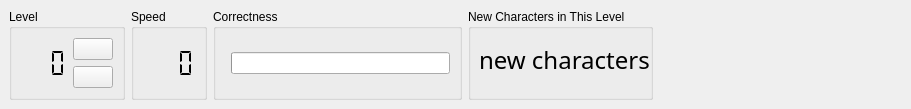
<ui version="4.0" >
 <class>KTouchStatusWidget</class>
 <widget class="QWidget" name="KTouchStatusWidget" >
  <property name="geometry" >
   <rect>
    <x>0</x>
    <y>0</y>
    <width>911</width>
    <height>103</height>
   </rect>
  </property>
  <property name="sizePolicy" >
   <sizepolicy>
    <hsizetype>5</hsizetype>
    <vsizetype>0</vsizetype>
    <horstretch>0</horstretch>
    <verstretch>0</verstretch>
   </sizepolicy>
  </property>
  <layout class="QHBoxLayout" >
   <property name="margin" >
    <number>9</number>
   </property>
   <property name="spacing" >
    <number>6</number>
   </property>
   <item>
    <widget class="QGroupBox" name="GroupBox1" >
     <property name="title" >
      <string>Level</string>
     </property>
     <layout class="QHBoxLayout" >
      <property name="margin" >
       <number>9</number>
      </property>
      <property name="spacing" >
       <number>6</number>
      </property>
      <item>
       <widget class="QLCDNumber" name="levelLCD" >
        <property name="sizePolicy" >
         <sizepolicy>
          <hsizetype>5</hsizetype>
          <vsizetype>5</vsizetype>
          <horstretch>0</horstretch>
          <verstretch>0</verstretch>
         </sizepolicy>
        </property>
        <property name="toolTip" >
         <string>Current level</string>
        </property>
        <property name="whatsThis" >
         <string>This shows which level you are at.</string>
        </property>
        <property name="frameShape" >
         <enum>QFrame::NoFrame</enum>
        </property>
        <property name="numDigits" >
         <number>3</number>
        </property>
        <property name="mode" >
         <enum>QLCDNumber::Dec</enum>
        </property>
        <property name="segmentStyle" >
         <enum>QLCDNumber::Flat</enum>
        </property>
       </widget>
      </item>
      <item>
       <layout class="QVBoxLayout" >
        <property name="margin" >
         <number>0</number>
        </property>
        <property name="spacing" >
         <number>6</number>
        </property>
        <item>
         <widget class="KArrowButton" name="levelUpBtn" >
          <property name="focusPolicy" >
           <enum>Qt::NoFocus</enum>
          </property>
         </widget>
        </item>
        <item>
         <widget class="KArrowButton" name="levelDownBtn" >
          <property name="focusPolicy" >
           <enum>Qt::NoFocus</enum>
          </property>
          <property name="arrowType" stdset="0" >
           <number>2</number>
          </property>
         </widget>
        </item>
       </layout>
      </item>
     </layout>
    </widget>
   </item>
   <item>
    <widget class="QGroupBox" name="GroupBox11" >
     <property name="title" >
      <string>Speed</string>
     </property>
     <layout class="QHBoxLayout" >
      <property name="margin" >
       <number>9</number>
      </property>
      <property name="spacing" >
       <number>6</number>
      </property>
      <item>
       <layout class="QVBoxLayout" >
        <property name="margin" >
         <number>0</number>
        </property>
        <property name="spacing" >
         <number>6</number>
        </property>
        <item>
         <widget class="KLed" name="speedLedGreen" >
          <property name="sizePolicy" >
           <sizepolicy>
            <hsizetype>0</hsizetype>
            <vsizetype>0</vsizetype>
            <horstretch>0</horstretch>
            <verstretch>0</verstretch>
           </sizepolicy>
          </property>
          <property name="state" >
           <enum>KLed::Off</enum>
          </property>
          <property name="shape" >
           <enum>KLed::Circular</enum>
          </property>
         </widget>
        </item>
        <item>
         <widget class="KLed" name="speedLedRed" >
          <property name="sizePolicy" >
           <sizepolicy>
            <hsizetype>0</hsizetype>
            <vsizetype>0</vsizetype>
            <horstretch>0</horstretch>
            <verstretch>0</verstretch>
           </sizepolicy>
          </property>
          <property name="state" >
           <enum>KLed::Off</enum>
          </property>
          <property name="color" >
           <color>
            <red>255</red>
            <green>0</green>
            <blue>0</blue>
           </color>
          </property>
         </widget>
        </item>
       </layout>
      </item>
      <item>
       <widget class="QLCDNumber" name="speedLCD" >
        <property name="sizePolicy" >
         <sizepolicy>
          <hsizetype>5</hsizetype>
          <vsizetype>5</vsizetype>
          <horstretch>0</horstretch>
          <verstretch>0</verstretch>
         </sizepolicy>
        </property>
        <property name="toolTip" >
         <string>Characters/Minute</string>
        </property>
        <property name="whatsThis" >
         <string>This shows how fast you are typing. It measures the typing speed in characters per minute.</string>
        </property>
        <property name="frameShape" >
         <enum>QFrame::NoFrame</enum>
        </property>
        <property name="numDigits" >
         <number>3</number>
        </property>
        <property name="segmentStyle" >
         <enum>QLCDNumber::Flat</enum>
        </property>
       </widget>
      </item>
     </layout>
    </widget>
   </item>
   <item>
    <widget class="QGroupBox" name="GroupBox12" >
     <property name="title" >
      <string>Correctness</string>
     </property>
     <layout class="QHBoxLayout" >
      <property name="margin" >
       <number>9</number>
      </property>
      <property name="spacing" >
       <number>6</number>
      </property>
      <item>
       <layout class="QVBoxLayout" >
        <property name="margin" >
         <number>0</number>
        </property>
        <property name="spacing" >
         <number>6</number>
        </property>
        <item>
         <widget class="KLed" name="correctnessLedGreen" >
          <property name="sizePolicy" >
           <sizepolicy>
            <hsizetype>0</hsizetype>
            <vsizetype>0</vsizetype>
            <horstretch>0</horstretch>
            <verstretch>0</verstretch>
           </sizepolicy>
          </property>
          <property name="state" >
           <enum>KLed::Off</enum>
          </property>
         </widget>
        </item>
        <item>
         <widget class="KLed" name="correctnessLedRed" >
          <property name="sizePolicy" >
           <sizepolicy>
            <hsizetype>0</hsizetype>
            <vsizetype>0</vsizetype>
            <horstretch>0</horstretch>
            <verstretch>0</verstretch>
           </sizepolicy>
          </property>
          <property name="state" >
           <enum>KLed::Off</enum>
          </property>
          <property name="color" >
           <color>
            <red>255</red>
            <green>0</green>
            <blue>0</blue>
           </color>
          </property>
         </widget>
        </item>
       </layout>
      </item>
      <item>
       <widget class="QProgressBar" name="correctnessBar" >
        <property name="sizePolicy" >
         <sizepolicy>
          <hsizetype>7</hsizetype>
          <vsizetype>0</vsizetype>
          <horstretch>0</horstretch>
          <verstretch>0</verstretch>
         </sizepolicy>
        </property>
        <property name="toolTip" >
         <string>How much are you typing correctly?</string>
        </property>
        <property name="whatsThis" >
         <string>This shows how correctly you are typing.</string>
        </property>
        <property name="orientation" >
         <enum>Qt::Horizontal</enum>
        </property>
       </widget>
      </item>
     </layout>
    </widget>
   </item>
   <item>
    <widget class="QGroupBox" name="GroupBox4" >
     <property name="title" >
      <string>New Characters in This Level</string>
     </property>
     <widget class="QLabel" name="newCharsLabel" >
      <property name="geometry" >
       <rect>
        <x>11</x>
        <y>28</y>
        <width>209</width>
        <height>46</height>
       </rect>
      </property>
      <property name="sizePolicy" >
       <sizepolicy>
        <hsizetype>7</hsizetype>
        <vsizetype>5</vsizetype>
        <horstretch>0</horstretch>
        <verstretch>0</verstretch>
       </sizepolicy>
      </property>
      <property name="font" >
       <font>
        <family>Sans Serif</family>
        <pointsize>18</pointsize>
        <weight>50</weight>
        <italic>false</italic>
        <bold>false</bold>
        <underline>false</underline>
        <strikeout>false</strikeout>
       </font>
      </property>
      <property name="text" >
       <string>new characters</string>
      </property>
      <property name="scaledContents" >
       <bool>true</bool>
      </property>
      <property name="alignment" >
       <set>Qt::AlignLeading|Qt::AlignLeft|Qt::AlignVCenter</set>
      </property>
     </widget>
    </widget>
   </item>
   <item>
    <spacer>
     <property name="orientation" >
      <enum>Qt::Horizontal</enum>
     </property>
     <property name="sizeHint" >
      <size>
       <width>40</width>
       <height>20</height>
      </size>
     </property>
    </spacer>
   </item>
  </layout>
 </widget>
 <layoutdefault spacing="6" margin="11" />
 <pixmapfunction>qPixmapFromMimeSource</pixmapfunction>
 <customwidgets>
  <customwidget>
   <class>KArrowButton</class>
   <extends>QPushButton</extends>
   <header>karrowbutton.h</header>
  </customwidget>
  <customwidget>
   <class>KLed</class>
   <extends>QWidget</extends>
   <header>kled.h</header>
  </customwidget>
 </customwidgets>
 <resources/>
 <connections/>
</ui>
